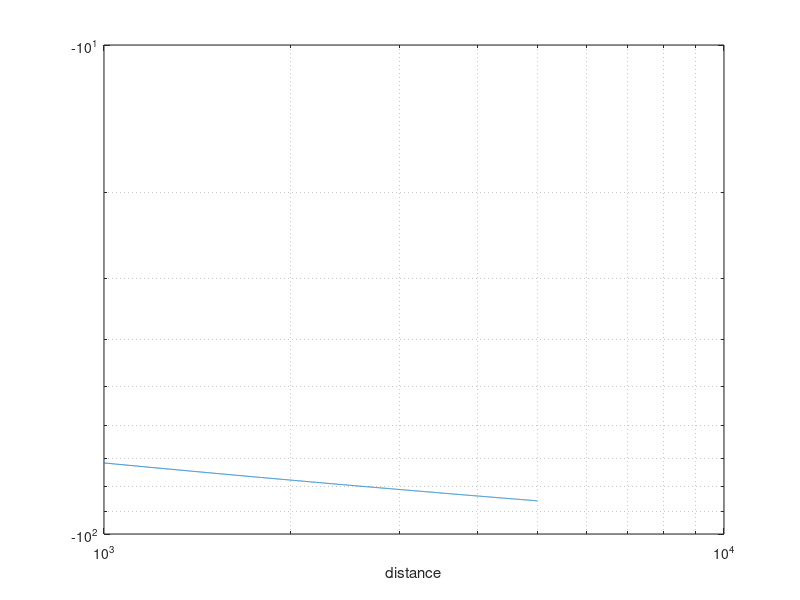
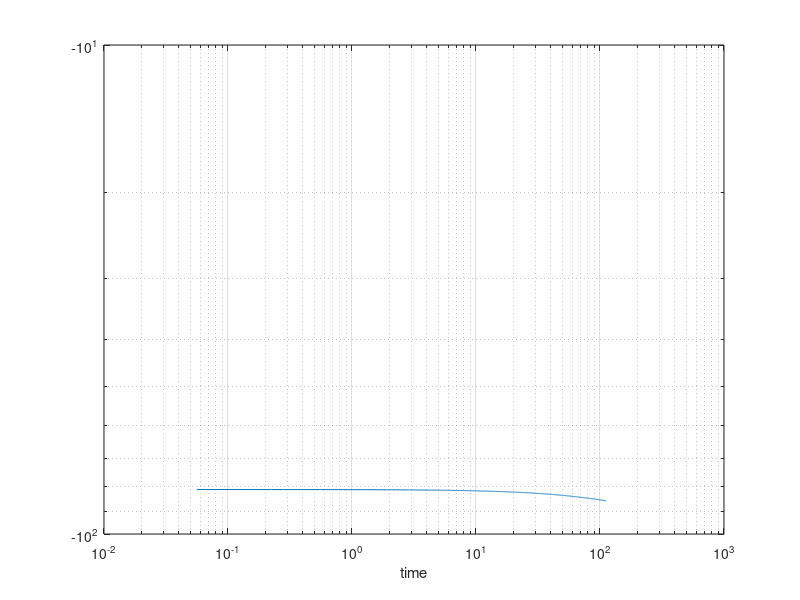

These figures' MATLAB source, in order:
clc
clear
clear var

v = 64.37*1000/3600;
pt = 30;
fc = 1.4e9;
lambda = 3e8/fc;
d = 1000:5000;
d_0 = 2
pathloss = 4
t = (d-3000)./v;
pr_f = 10*log10(pt*1*8*lambda^2./((4*pi)^2*(d.^2)));
figure
loglog(d,pr_f)
xlabel('distance')
grid on
hold on


%2(b)
figure
loglog(t,pr_f)
xlabel('time')
grid on

